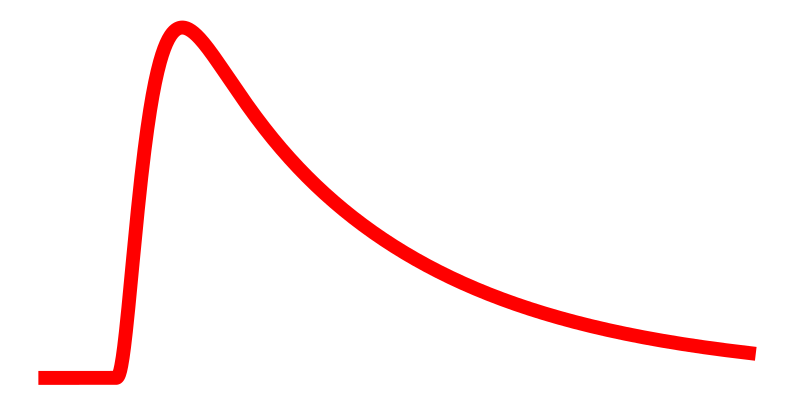

Source code (Python):
import csv
import os
from itertools import zip_longest
from pathlib import Path

import matplotlib

matplotlib.use("Agg")

import matplotlib.pyplot as plt
import numpy as np


SCRIPT_DIR = Path(__file__).resolve().parent
ROOT = SCRIPT_DIR.parents[2]
DATA_DIR = ROOT / "nc_final_data" / "Figure4" / "Figure4_d1"
SOURCE_DIR = ROOT / "nc_final_source_data" / "Figure4" / "Figure4_d1"




def write_columns(path, columns, arrays):
    values = [np.asarray(value) for value in arrays]
    if any(value.ndim != 1 for value in values) or len(columns) != len(values):
        raise ValueError("Unexpected source data shape")
    values = [value.astype(np.float64) if value.dtype == np.float32 else value for value in values]
    path.parent.mkdir(parents=True, exist_ok=True)
    temporary = path.with_name(f".{path.name}.{os.getpid()}.tmp")
    try:
        with temporary.open("w", encoding="utf-8", newline="") as stream:
            writer = csv.writer(stream)
            writer.writerow(columns)
            writer.writerows(zip_longest(*values, fillvalue=""))
        os.replace(temporary, path)
    finally:
        if temporary.exists():
            temporary.unlink()


_SOURCE_COLUMNS = {}


_SOURCE_COLUMNS = {}


def collect_source(path, value, allow_pickle=False):
    name = Path(path).stem
    name = {"neuron_psp": "NEURON", "dbnn_kernel": "DBNN"}.get(name, name)
    _SOURCE_COLUMNS[name] = np.asarray(value)


def draw_figure():
    voltage = np.load(DATA_DIR / "epsp_voltage.npy", allow_pickle=False)
    if voltage.shape != (2001,) or not np.isfinite(voltage).all():
        raise ValueError("Expected a finite 2001-sample voltage trace")
    time_ms = np.arange(voltage.size, dtype=np.float64) * 0.1
    response = voltage - voltage[0]
    SOURCE_DIR.mkdir(parents=True, exist_ok=True)
    collect_source(SOURCE_DIR / "time_ms.npy", time_ms, allow_pickle=False)
    collect_source(SOURCE_DIR / "voltage_change_mV.npy", response, allow_pickle=False)
    with plt.rc_context({"pdf.fonttype": 42}):
        fig, ax = plt.subplots(figsize=(10, 5))
        ax.plot(time_ms, response, color="red", linewidth=10)
        ax.axis("off")
        fig.savefig(SCRIPT_DIR / "Figure4_d1.pdf", bbox_inches="tight")
        plt.close(fig)


def main():
    _SOURCE_COLUMNS.clear()
    draw_figure()
    write_columns(SOURCE_DIR / f"{SCRIPT_DIR.name}.csv", tuple(_SOURCE_COLUMNS), tuple(_SOURCE_COLUMNS.values()))


if __name__ == "__main__":
    main()
